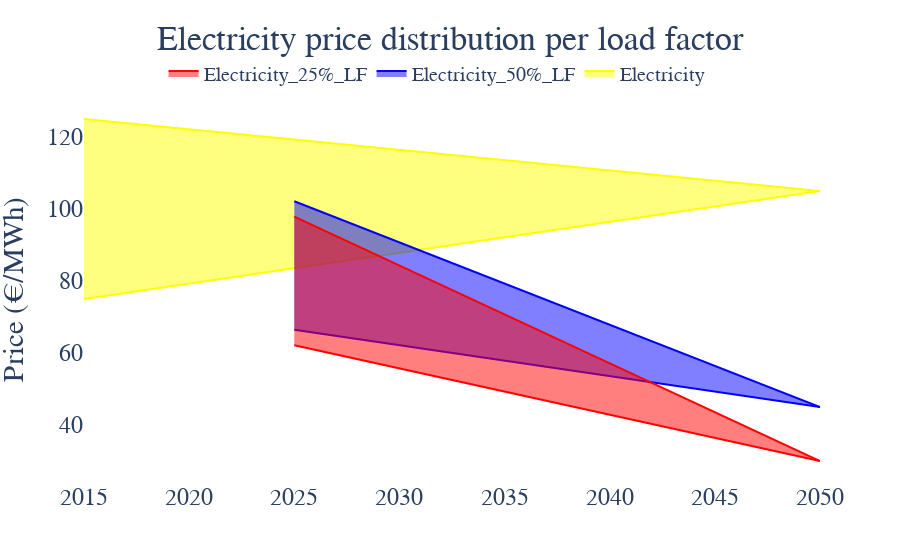

The notebook cell this image was saved under:
### Code cell
year_list=[2015,2020,2025,2030,2040,2050]
param=V["Parameters"]["RESOURCES_parameters"]
elec_price=param.loc[(["Electricity","Electricity_50%_LF","Electricity_25%_LF"]),"flow_cost_r"].reset_index().sort_values(by="YEAR")
elec_price=elec_price[(elec_price.SECTOR=="Steel") &(elec_price.YEAR<=2050)]
elec_price=elec_price[elec_price.YEAR.isin(year_list)].drop(["SECTOR","AREAS"],axis=1)
elec_price.set_index(["RESOURCES","YEAR"],inplace=True)
mini={}
maxi={}
start_year={"Electricity":2015,"Electricity_50%_LF":2025,"Electricity_25%_LF":2025}
for elec_type in ["Electricity","Electricity_50%_LF","Electricity_25%_LF"]:
    year_mini={}
    year_maxi={}
    for year in year_list:
        if year>=start_year[elec_type]:
            year_mini[year]=elec_price.loc[(elec_type,year),"flow_cost_r"].min()
            year_maxi[year]=elec_price.loc[(elec_type,year),"flow_cost_r"].max()
    mini[elec_type]=year_mini
    maxi[elec_type]=year_maxi
        
fig=go.Figure()
elec_type_color={"Electricity":"yellow","Electricity_50%_LF":"blue","Electricity_25%_LF":"red"}
for elec_type in ["Electricity","Electricity_50%_LF","Electricity_25%_LF"]:
    fig.add_trace(go.Scatter(x=list(maxi[elec_type].keys()),y=list(maxi[elec_type].values()),fill=None,mode="lines",line_color=elec_type_color[elec_type],showlegend=False))
    fig.add_trace(go.Scatter(x=list(mini[elec_type].keys()),y=list(mini[elec_type].values()),fill="tonexty",mode="lines",line_color=elec_type_color[elec_type],name=elec_type))
fig.update_layout(title='Electricity price distribution per load factor',title_x=0.5,#title_y=1,
#                    xaxis_title='Year',
                   yaxis_title='Price (€/MWh)')
fig.update_layout(legend=dict(
    orientation="h",
    yanchor="bottom",
    y=1.02,
    xanchor="right",
    x=0.85,font = dict(size=20)
))

fig.update_layout(
    font=dict(
        family="Times New Roman",size=24)
    )
fig.update_layout( paper_bgcolor="rgba(255,255,255,255)", plot_bgcolor="rgba(255,255,255,255)")
fig.show()

### Figure 1 — Plotly figure (JSON) as saved in the notebook; plotly's stock layout.template omitted (floating-point values rounded to 4 significant figures)
{"data": [{"line": {"color": "yellow"}, "mode": "lines", "showlegend": false, "type": "scatter", "x": [2015, 2020, 2025, 2030, 2040, 2050], "y": [125, 122.1, 119.3, 116.4, 110.7, 105]}, {"fill": "tonexty", "line": {"color": "yellow"}, "mode": "lines", "name": "Electricity", "type": "scatter", "x": [2015, 2020, 2025, 2030, 2040, 2050], "y": [75, 79.29, 83.57, 87.86, 96.43, 105]}, {"line": {"color": "blue"}, "mode": "lines", "showlegend": false, "type": "scatter", "x": [2025, 2030, 2040, 2050], "y": [102.1, 90.71, 67.86, 45]}, {"fill": "tonexty", "line": {"color": "blue"}, "mode": "lines", "name": "Electricity_50%_LF", "type": "scatter", "x": [2025, 2030, 2040, 2050], "y": [66.43, 62.14, 53.57, 45]}, {"line": {"color": "red"}, "mode": "lines", "showlegend": false, "type": "scatter", "x": [2025, 2030, 2040, 2050], "y": [97.86, 84.29, 57.14, 30]}, {"fill": "tonexty", "line": {"color": "red"}, "mode": "lines", "name": "Electricity_25%_LF", "type": "scatter", "x": [2025, 2030, 2040, 2050], "y": [62.14, 55.71, 42.86, 30]}], "layout": {"font": {"family": "Times New Roman", "size": 24}, "legend": {"font": {"size": 20}, "orientation": "h", "x": 0.85, "xanchor": "right", "y": 1.02, "yanchor": "bottom"}, "paper_bgcolor": "rgba(255,255,255,255)", "plot_bgcolor": "rgba(255,255,255,255)", "title": {"text": "Electricity price distribution per load factor", "x": 0.5}, "yaxis": {"title": {"text": "Price (€/MWh)"}}}}
